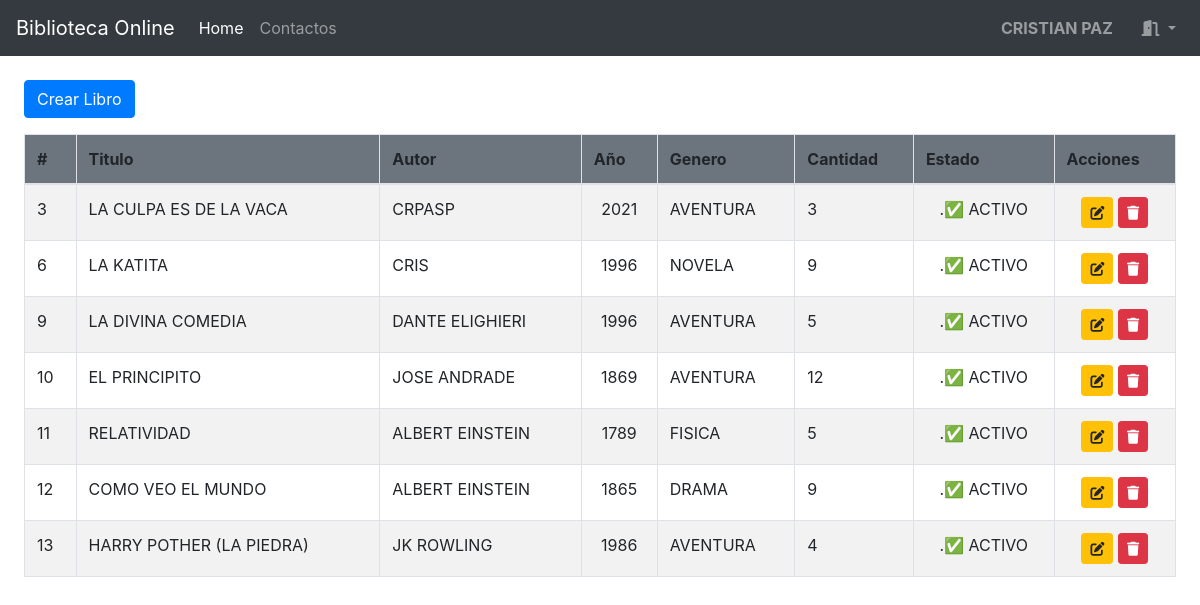
Screenshot of /app/modules/biblioteca/components/view_books.php (signed in) with the database file from the repository.
### tables this page shows
CREATE TABLE `books`  (
  `id` int(11) NOT NULL AUTO_INCREMENT,
  `title` varchar(50) NOT NULL,
  `author` varchar(50) NOT NULL,
  `year` int(11) NULL DEFAULT NULL,
  `genre` varchar(50) NULL DEFAULT NULL,
  `quantity` int(11) NOT NULL,
  `state` tinyint(4) NULL DEFAULT NULL,
  `img` varchar(255) NULL DEFAULT 'book.jpg',
  PRIMARY KEY (`id`) USING BTREE
);

### app/modules/biblioteca/components/view_books.php (the view, shortened to what this page needs)
<!DOCTYPE html>
<head>
</head>
<?php
include '../../../dashboard.php';
include '../models/get_books.php';
?>
<section class="p-4 rounded-lg">
    <button class="btn btn-primary" data-toggle="modal" data-target="#modal_crear">Crear Libro</button>
    <table class="table table-bordered table-striped mt-3">
        <thead class="bg-secondary">
            <tr>
                <th>#</th>
                <th>Titulo</th>
                <th>Autor</th>
                <th>Año</th>
                <th>Genero</th>
                <th>Cantidad</th>
                <th>Estado</th>
                <th>Acciones</th>
            </tr>
        </thead>
        <tbody>
            <?php
            foreach ($list_libros as $val) {
                ?>
                <tr>
                    <td><?= $val['id'] ?></td>
                    <td><?= $val['title'] ?></td>
                    <td><?= $val['author'] ?></td>
                    <td class="text-center"><?= $val['year'] ?></td>
                    <td><?= $val['genre'] ?></td>
                    <td><?= $val['quantity'] ?></td>
                    <td class="text-center"><?= $val['state'] == 1 ? '.✅ ACTIVO' : 'INACTIVO' ?> </td>
                    <td class="text-center">
                        <button class="btn btn-sm btn-warning" onclick="load_libro(<?= $val['id'] ?>)"><i class="fas fa-edit"></i></button>
                        <button class="btn btn-sm btn-danger" onclick="delete_libro(<?= $val['id'] ?>)"><i class="fas fa-trash"></i></button>
                    </td>
                </tr>
            <?php } ?>
        </tbody>
    </table>
</section>

### rows the page displays
books: id "3", title "LA CULPA ES DE LA VACA", author "CRPASP", year "2021", genre "AVENTURA", quantity "3", state ".✅ ACTIVO"
books: id "6", title "LA KATITA", author "CRIS", year "1996", genre "NOVELA", quantity "9", state ".✅ ACTIVO"
books: id "9", title "LA DIVINA COMEDIA", author "DANTE ELIGHIERI", year "1996", genre "AVENTURA", quantity "5", state ".✅ ACTIVO"
books: id "10", title "EL PRINCIPITO", author "JOSE ANDRADE", year "1869", genre "AVENTURA", quantity "12", state ".✅ ACTIVO"
books: id "11", title "RELATIVIDAD", author "ALBERT EINSTEIN", year "1789", genre "FISICA", quantity "5", state ".✅ ACTIVO"
books: id "12", title "COMO VEO EL MUNDO", author "ALBERT EINSTEIN", year "1865", genre "DRAMA", quantity "9", state ".✅ ACTIVO"
books: id "13", title "HARRY POTHER (LA PIEDRA)", author "JK ROWLING", year "1986", genre "AVENTURA", quantity "4", state ".✅ ACTIVO"

### other values shown
$_SESSION['user']['nombres'] "CRISTIAN"
$_SESSION['user']['apellidos'] "PAZ"
